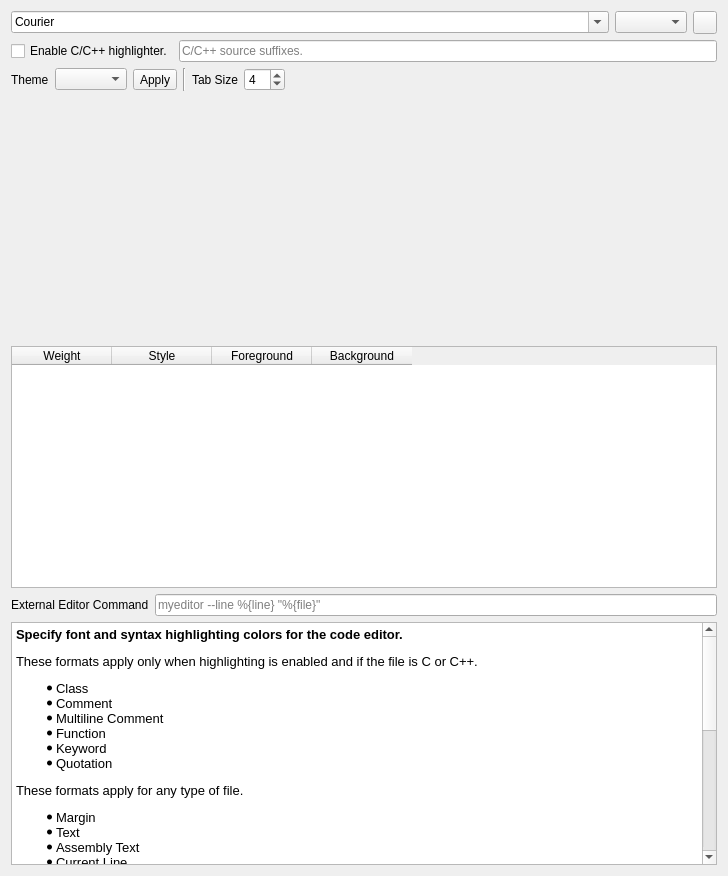
<?xml version="1.0" encoding="UTF-8"?>
<ui version="4.0">
 <class>SeerEditorConfigPage</class>
 <widget class="QWidget" name="SeerEditorConfigPage">
  <property name="geometry">
   <rect>
    <x>0</x>
    <y>0</y>
    <width>728</width>
    <height>876</height>
   </rect>
  </property>
  <property name="windowTitle">
   <string>SeerEditorConfigPage</string>
  </property>
  <layout class="QGridLayout" name="gridLayout">
   <item row="0" column="0">
    <layout class="QHBoxLayout" name="horizontalLayout_1">
     <item>
      <widget class="QFontComboBox" name="fontNameComboBox">
       <property name="sizePolicy">
        <sizepolicy hsizetype="Preferred" vsizetype="Fixed">
         <horstretch>50</horstretch>
         <verstretch>0</verstretch>
        </sizepolicy>
       </property>
       <property name="fontFilters">
        <set>QFontComboBox::MonospacedFonts</set>
       </property>
      </widget>
     </item>
     <item>
      <widget class="QComboBox" name="fontSizeComboBox"/>
     </item>
     <item>
      <widget class="QToolButton" name="fontDialogButton">
       <property name="text">
        <string/>
       </property>
       <property name="icon">
        <iconset resource="resource.qrc">
         <normaloff>:/seer/resources/icons-icons/font.png</normaloff>:/seer/resources/icons-icons/font.png</iconset>
       </property>
      </widget>
     </item>
    </layout>
   </item>
   <item row="1" column="0">
    <layout class="QHBoxLayout" name="horizontalLayout_2">
     <item>
      <widget class="QCheckBox" name="highlighterEnabledCheckBox">
       <property name="toolTip">
        <string>Enable or disable highlighting for C/C++ files.</string>
       </property>
       <property name="text">
        <string>Enable C/C++ highlighter.</string>
       </property>
      </widget>
     </item>
     <item>
      <widget class="QHistoryLineEdit" name="highlighterSuffixesLineEdit">
       <property name="toolTip">
        <string>C/C++ source suffixes. Separated by '|'.</string>
       </property>
       <property name="placeholderText">
        <string>C/C++ source suffixes.</string>
       </property>
       <property name="clearButtonEnabled">
        <bool>true</bool>
       </property>
      </widget>
     </item>
    </layout>
   </item>
   <item row="2" column="0">
    <layout class="QHBoxLayout" name="horizontalLayout_3">
     <item>
      <widget class="QLabel" name="themeLabel">
       <property name="text">
        <string>Theme</string>
       </property>
      </widget>
     </item>
     <item>
      <widget class="QComboBox" name="themeComboBox">
       <property name="toolTip">
        <string>Select Light or Dark theme.</string>
       </property>
      </widget>
     </item>
     <item>
      <widget class="QToolButton" name="themeApplyToolButton">
       <property name="sizePolicy">
        <sizepolicy hsizetype="Minimum" vsizetype="Fixed">
         <horstretch>0</horstretch>
         <verstretch>0</verstretch>
        </sizepolicy>
       </property>
       <property name="text">
        <string>Apply</string>
       </property>
      </widget>
     </item>
     <item>
      <widget class="Line" name="line">
       <property name="orientation">
        <enum>Qt::Vertical</enum>
       </property>
      </widget>
     </item>
     <item>
      <widget class="QLabel" name="tabLabel">
       <property name="text">
        <string>Tab Size</string>
       </property>
      </widget>
     </item>
     <item>
      <widget class="QSpinBox" name="tabSpinBox">
       <property name="toolTip">
        <string>Set tab width, in spaces, for Editors.</string>
       </property>
       <property name="minimum">
        <number>1</number>
       </property>
       <property name="maximum">
        <number>10</number>
       </property>
       <property name="value">
        <number>4</number>
       </property>
      </widget>
     </item>
     <item>
      <spacer name="horizontalSpacer">
       <property name="orientation">
        <enum>Qt::Horizontal</enum>
       </property>
       <property name="sizeHint" stdset="0">
        <size>
         <width>40</width>
         <height>20</height>
        </size>
       </property>
      </spacer>
     </item>
    </layout>
   </item>
   <item row="3" column="0">
    <widget class="SeerEditorWidgetSource" name="editorWidget" native="true">
     <property name="sizePolicy">
      <sizepolicy hsizetype="Expanding" vsizetype="Preferred">
       <horstretch>0</horstretch>
       <verstretch>50</verstretch>
      </sizepolicy>
     </property>
    </widget>
   </item>
   <item row="4" column="0">
    <widget class="QTableWidget" name="highlighterTableWidget">
     <property name="sizePolicy">
      <sizepolicy hsizetype="Expanding" vsizetype="Preferred">
       <horstretch>0</horstretch>
       <verstretch>50</verstretch>
      </sizepolicy>
     </property>
     <property name="verticalScrollBarPolicy">
      <enum>Qt::ScrollBarAsNeeded</enum>
     </property>
     <property name="horizontalScrollBarPolicy">
      <enum>Qt::ScrollBarAsNeeded</enum>
     </property>
     <property name="autoScrollMargin">
      <number>0</number>
     </property>
     <property name="cornerButtonEnabled">
      <bool>false</bool>
     </property>
     <attribute name="horizontalHeaderStretchLastSection">
      <bool>false</bool>
     </attribute>
     <attribute name="verticalHeaderVisible">
      <bool>true</bool>
     </attribute>
     <attribute name="verticalHeaderStretchLastSection">
      <bool>false</bool>
     </attribute>
     <column>
      <property name="text">
       <string>Weight</string>
      </property>
     </column>
     <column>
      <property name="text">
       <string>Style</string>
      </property>
     </column>
     <column>
      <property name="text">
       <string>Foreground</string>
      </property>
     </column>
     <column>
      <property name="text">
       <string>Background</string>
      </property>
     </column>
    </widget>
   </item>
   <item row="5" column="0">
    <layout class="QHBoxLayout" name="horizontalLayout">
     <item>
      <widget class="QLabel" name="externalEditorCommandLabel">
       <property name="text">
        <string>External Editor Command</string>
       </property>
      </widget>
     </item>
     <item>
      <widget class="QHistoryLineEdit" name="externalEditorCommandLineEdit">
       <property name="toolTip">
        <string>Command to launch external editor.</string>
       </property>
       <property name="text">
        <string/>
       </property>
       <property name="placeholderText">
        <string>myeditor --line %{line} &quot;%{file}&quot;</string>
       </property>
       <property name="clearButtonEnabled">
        <bool>true</bool>
       </property>
      </widget>
     </item>
    </layout>
   </item>
   <item row="6" column="0">
    <widget class="QTextBrowser" name="helpTextBrowser">
     <property name="sizePolicy">
      <sizepolicy hsizetype="Expanding" vsizetype="Preferred">
       <horstretch>0</horstretch>
       <verstretch>50</verstretch>
      </sizepolicy>
     </property>
     <property name="html">
      <string>&lt;!DOCTYPE HTML PUBLIC &quot;-//W3C//DTD HTML 4.0//EN&quot; &quot;http://www.w3.org/TR/REC-html40/strict.dtd&quot;&gt;
&lt;html&gt;&lt;head&gt;&lt;meta name=&quot;qrichtext&quot; content=&quot;1&quot; /&gt;&lt;meta charset=&quot;utf-8&quot; /&gt;&lt;style type=&quot;text/css&quot;&gt;
p, li { white-space: pre-wrap; }
hr { height: 1px; border-width: 0; }
li.unchecked::marker { content: &quot;\2610&quot;; }
li.checked::marker { content: &quot;\2612&quot;; }
&lt;/style&gt;&lt;/head&gt;&lt;body style=&quot; font-family:'Noto Sans'; font-size:10pt; font-weight:400; font-style:normal;&quot;&gt;
&lt;p style=&quot; margin-top:12px; margin-bottom:12px; margin-left:0px; margin-right:0px; -qt-block-indent:0; text-indent:0px;&quot;&gt;&lt;span style=&quot; font-weight:600;&quot;&gt;Specify font and syntax highlighting colors for the code editor.&lt;/span&gt;&lt;/p&gt;
&lt;p style=&quot; margin-top:12px; margin-bottom:12px; margin-left:0px; margin-right:0px; -qt-block-indent:0; text-indent:0px;&quot;&gt;These formats apply only when highlighting is enabled and if the file is C or C++.&lt;/p&gt;
&lt;ul style=&quot;margin-top: 0px; margin-bottom: 0px; margin-left: 0px; margin-right: 0px; -qt-list-indent: 1;&quot;&gt;
&lt;li style=&quot; margin-top:0px; margin-bottom:0px; margin-left:0px; margin-right:0px; -qt-block-indent:0; text-indent:0px;&quot;&gt;Class&lt;/li&gt;
&lt;li style=&quot; margin-top:0px; margin-bottom:0px; margin-left:0px; margin-right:0px; -qt-block-indent:0; text-indent:0px;&quot;&gt;Comment&lt;/li&gt;
&lt;li style=&quot; margin-top:0px; margin-bottom:0px; margin-left:0px; margin-right:0px; -qt-block-indent:0; text-indent:0px;&quot;&gt;Multiline Comment&lt;/li&gt;
&lt;li style=&quot; margin-top:0px; margin-bottom:0px; margin-left:0px; margin-right:0px; -qt-block-indent:0; text-indent:0px;&quot;&gt;Function&lt;/li&gt;
&lt;li style=&quot; margin-top:0px; margin-bottom:0px; margin-left:0px; margin-right:0px; -qt-block-indent:0; text-indent:0px;&quot;&gt;Keyword&lt;/li&gt;
&lt;li style=&quot; margin-top:0px; margin-bottom:0px; margin-left:0px; margin-right:0px; -qt-block-indent:0; text-indent:0px;&quot;&gt;Quotation&lt;/li&gt;&lt;/ul&gt;
&lt;p style=&quot; margin-top:12px; margin-bottom:12px; margin-left:0px; margin-right:0px; -qt-block-indent:0; text-indent:0px;&quot;&gt;These formats apply for any type of file. &lt;/p&gt;
&lt;ul style=&quot;margin-top: 0px; margin-bottom: 0px; margin-left: 0px; margin-right: 0px; -qt-list-indent: 1;&quot;&gt;
&lt;li style=&quot; margin-top:0px; margin-bottom:0px; margin-left:0px; margin-right:0px; -qt-block-indent:0; text-indent:0px;&quot;&gt;Margin&lt;/li&gt;
&lt;li style=&quot; margin-top:0px; margin-bottom:0px; margin-left:0px; margin-right:0px; -qt-block-indent:0; text-indent:0px;&quot;&gt;Text&lt;/li&gt;
&lt;li style=&quot; margin-top:0px; margin-bottom:0px; margin-left:0px; margin-right:0px; -qt-block-indent:0; text-indent:0px;&quot;&gt;Assembly Text&lt;/li&gt;
&lt;li style=&quot; margin-top:0px; margin-bottom:0px; margin-left:0px; margin-right:0px; -qt-block-indent:0; text-indent:0px;&quot;&gt;Current Line&lt;/li&gt;&lt;/ul&gt;
&lt;p style=&quot; margin-top:12px; margin-bottom:12px; margin-left:0px; margin-right:0px; -qt-block-indent:0; text-indent:0px;&quot;&gt;Syntax highlighting can be enabled or disabled. The list of suffixes for C/C++ source files can be changed. Example:&lt;/p&gt;
&lt;p style=&quot; margin-top:12px; margin-bottom:12px; margin-left:0px; margin-right:0px; -qt-block-indent:0; text-indent:0px;&quot;&gt;&amp;quot;.h|.cpp|.c&amp;quot;&lt;/p&gt;
&lt;p style=&quot; margin-top:12px; margin-bottom:12px; margin-left:0px; margin-right:0px; -qt-block-indent:0; text-indent:0px;&quot;&gt;The tab size, in spaces, can be set to properly display source files that contain tab characters.&lt;/p&gt;
&lt;p style=&quot; margin-top:12px; margin-bottom:12px; margin-left:0px; margin-right:0px; -qt-block-indent:0; text-indent:0px;&quot;&gt;You can specify a command to launch an external editor. While in a source window, you can use the RMB menu to launch the external editor on the current file. However, these changes are not recognized by Seer. When specifying the command, you have these two variables. One for the name of the source file, and one for the line number to tell the editor to go to. Here are a few examples:&lt;/p&gt;
&lt;p style=&quot; margin-top:12px; margin-bottom:12px; margin-left:0px; margin-right:0px; -qt-block-indent:0; text-indent:0px;&quot;&gt;&lt;span style=&quot; font-family:'monospace'; &quot;&gt;geany &amp;quot;%{file}&amp;quot;:%{line}&lt;/span&gt;&lt;span style=&quot; font-family:'monospace'; &quot;&gt;&lt;br /&gt;&lt;/span&gt;&lt;span style=&quot; font-family:'monospace'; &quot;&gt;kate --line %{line} &amp;quot;%{file}&amp;quot;&lt;/span&gt;&lt;span style=&quot; font-family:'monospace'; &quot;&gt;&lt;br /&gt;&lt;/span&gt;&lt;span style=&quot; font-family:'monospace'; &quot;&gt;gedit &amp;quot;%{file}&amp;quot; +%{line}&lt;/span&gt;&lt;span style=&quot; font-family:'monospace'; &quot;&gt;&lt;br /&gt;&lt;/span&gt;&lt;span style=&quot; font-family:'monospace'; &quot;&gt;konsole -e vim &amp;quot;%{file}&amp;quot; +%{line}&lt;/span&gt;&lt;span style=&quot; font-family:'monospace';&quot;&gt;&lt;br /&gt;&lt;br /&gt;&lt;/span&gt;You may need to close and reopen the source files for changes to take effect.&lt;/p&gt;
&lt;p style=&quot; margin-top:12px; margin-bottom:12px; margin-left:0px; margin-right:0px; -qt-block-indent:0; text-indent:0px;&quot;&gt;&lt;br /&gt;&lt;/p&gt;&lt;/body&gt;&lt;/html&gt;</string>
     </property>
    </widget>
   </item>
  </layout>
 </widget>
 <customwidgets>
  <customwidget>
   <class>SeerEditorWidgetSource</class>
   <extends>QWidget</extends>
   <header location="global">SeerEditorWidgetSource.h</header>
   <container>1</container>
  </customwidget>
  <customwidget>
   <class>QHistoryLineEdit</class>
   <extends>QLineEdit</extends>
   <header location="global">QHistoryLineEdit.h</header>
  </customwidget>
 </customwidgets>
 <resources>
  <include location="resource.qrc"/>
 </resources>
 <connections/>
</ui>
